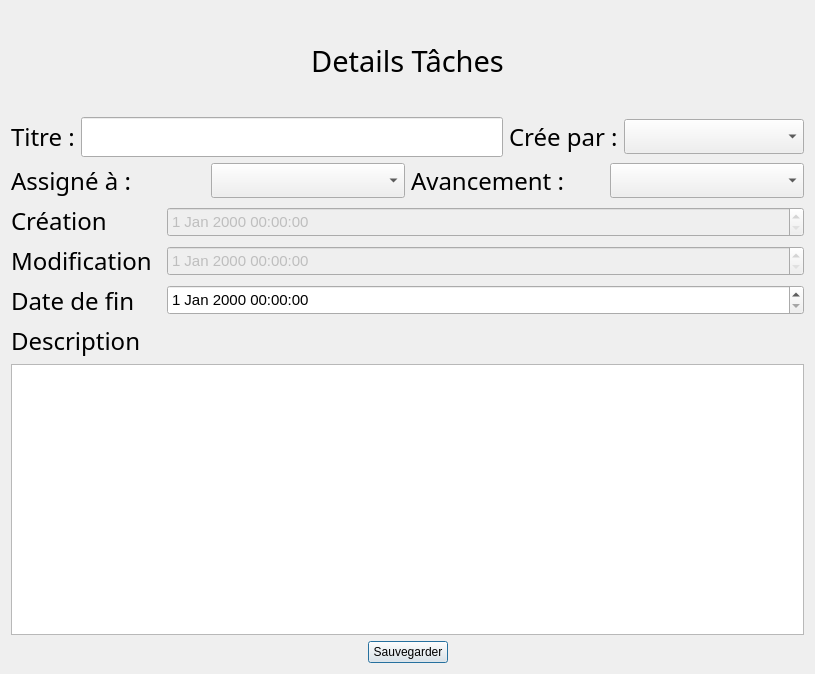
<?xml version="1.0" encoding="UTF-8"?>
<ui version="4.0">
 <class>FormUpdTodo</class>
 <widget class="QDialog" name="FormUpdTodo">
  <property name="geometry">
   <rect>
    <x>0</x>
    <y>0</y>
    <width>815</width>
    <height>674</height>
   </rect>
  </property>
  <property name="windowTitle">
   <string>Dialog</string>
  </property>
  <layout class="QVBoxLayout" name="verticalLayout_4">
   <item>
    <widget class="QLabel" name="label">
     <property name="minimumSize">
      <size>
       <width>0</width>
       <height>100</height>
      </size>
     </property>
     <property name="font">
      <font>
       <family>SketchFlow Print</family>
       <pointsize>22</pointsize>
      </font>
     </property>
     <property name="text">
      <string>Details Tâches</string>
     </property>
     <property name="alignment">
      <set>Qt::AlignCenter</set>
     </property>
    </widget>
   </item>
   <item>
    <layout class="QHBoxLayout" name="horizontalLayout_2">
     <item>
      <widget class="QLabel" name="label_2">
       <property name="font">
        <font>
         <family>Microsoft Yi Baiti</family>
         <pointsize>18</pointsize>
        </font>
       </property>
       <property name="text">
        <string>Titre :</string>
       </property>
      </widget>
     </item>
     <item>
      <widget class="QLineEdit" name="titleTicket">
       <property name="minimumSize">
        <size>
         <width>400</width>
         <height>40</height>
        </size>
       </property>
       <property name="font">
        <font>
         <pointsize>11</pointsize>
        </font>
       </property>
      </widget>
     </item>
     <item>
      <widget class="QLabel" name="label_10">
       <property name="font">
        <font>
         <family>Microsoft Yi Baiti</family>
         <pointsize>18</pointsize>
        </font>
       </property>
       <property name="text">
        <string>Crée par :</string>
       </property>
      </widget>
     </item>
     <item>
      <widget class="QComboBox" name="createComboBox">
       <property name="minimumSize">
        <size>
         <width>180</width>
         <height>35</height>
        </size>
       </property>
       <property name="font">
        <font>
         <pointsize>11</pointsize>
        </font>
       </property>
      </widget>
     </item>
    </layout>
   </item>
   <item>
    <layout class="QHBoxLayout" name="horizontalLayout">
     <item>
      <widget class="QLabel" name="label_5">
       <property name="font">
        <font>
         <family>Microsoft Yi Baiti</family>
         <pointsize>18</pointsize>
        </font>
       </property>
       <property name="text">
        <string>Assigné à :</string>
       </property>
      </widget>
     </item>
     <item>
      <widget class="QComboBox" name="usrComboBox">
       <property name="minimumSize">
        <size>
         <width>180</width>
         <height>35</height>
        </size>
       </property>
       <property name="font">
        <font>
         <pointsize>11</pointsize>
        </font>
       </property>
      </widget>
     </item>
     <item>
      <widget class="QLabel" name="label_6">
       <property name="font">
        <font>
         <family>Microsoft Yi Baiti</family>
         <pointsize>18</pointsize>
        </font>
       </property>
       <property name="text">
        <string>Avancement :</string>
       </property>
      </widget>
     </item>
     <item>
      <widget class="QComboBox" name="etatComboBox">
       <property name="minimumSize">
        <size>
         <width>180</width>
         <height>35</height>
        </size>
       </property>
       <property name="font">
        <font>
         <pointsize>11</pointsize>
        </font>
       </property>
       <property name="frame">
        <bool>true</bool>
       </property>
      </widget>
     </item>
    </layout>
   </item>
   <item>
    <layout class="QHBoxLayout" name="horizontalLayout_3">
     <item>
      <layout class="QVBoxLayout" name="verticalLayout_3">
       <item>
        <widget class="QLabel" name="label_7">
         <property name="minimumSize">
          <size>
           <width>150</width>
           <height>0</height>
          </size>
         </property>
         <property name="maximumSize">
          <size>
           <width>150</width>
           <height>16777215</height>
          </size>
         </property>
         <property name="font">
          <font>
           <family>Microsoft Yi Baiti</family>
           <pointsize>18</pointsize>
          </font>
         </property>
         <property name="text">
          <string>Création</string>
         </property>
        </widget>
       </item>
       <item>
        <widget class="QLabel" name="label_8">
         <property name="minimumSize">
          <size>
           <width>150</width>
           <height>0</height>
          </size>
         </property>
         <property name="maximumSize">
          <size>
           <width>150</width>
           <height>16777215</height>
          </size>
         </property>
         <property name="font">
          <font>
           <family>Microsoft Yi Baiti</family>
           <pointsize>18</pointsize>
          </font>
         </property>
         <property name="text">
          <string>Modification</string>
         </property>
        </widget>
       </item>
       <item>
        <widget class="QLabel" name="label_9">
         <property name="minimumSize">
          <size>
           <width>150</width>
           <height>0</height>
          </size>
         </property>
         <property name="maximumSize">
          <size>
           <width>150</width>
           <height>16777215</height>
          </size>
         </property>
         <property name="font">
          <font>
           <family>Microsoft Yi Baiti</family>
           <pointsize>18</pointsize>
          </font>
         </property>
         <property name="text">
          <string>Date de fin</string>
         </property>
        </widget>
       </item>
      </layout>
     </item>
     <item>
      <layout class="QVBoxLayout" name="verticalLayout_2">
       <item>
        <widget class="QDateTimeEdit" name="dateCrea">
         <property name="enabled">
          <bool>false</bool>
         </property>
         <property name="minimumSize">
          <size>
           <width>200</width>
           <height>30</height>
          </size>
         </property>
         <property name="font">
          <font>
           <pointsize>11</pointsize>
          </font>
         </property>
        </widget>
       </item>
       <item>
        <widget class="QDateTimeEdit" name="dateModif">
         <property name="enabled">
          <bool>false</bool>
         </property>
         <property name="minimumSize">
          <size>
           <width>200</width>
           <height>30</height>
          </size>
         </property>
         <property name="font">
          <font>
           <pointsize>11</pointsize>
          </font>
         </property>
        </widget>
       </item>
       <item>
        <widget class="QDateTimeEdit" name="dateEnd">
         <property name="enabled">
          <bool>true</bool>
         </property>
         <property name="minimumSize">
          <size>
           <width>200</width>
           <height>30</height>
          </size>
         </property>
         <property name="font">
          <font>
           <pointsize>11</pointsize>
          </font>
         </property>
        </widget>
       </item>
      </layout>
     </item>
    </layout>
   </item>
   <item>
    <layout class="QVBoxLayout" name="verticalLayout">
     <item>
      <widget class="QLabel" name="label_3">
       <property name="font">
        <font>
         <family>Microsoft Yi Baiti</family>
         <pointsize>18</pointsize>
        </font>
       </property>
       <property name="text">
        <string>Description</string>
       </property>
      </widget>
     </item>
     <item>
      <widget class="QTextEdit" name="description"/>
     </item>
    </layout>
   </item>
   <item>
    <layout class="QHBoxLayout" name="horizontalLayout_4">
     <item>
      <spacer name="horizontalSpacer_2">
       <property name="orientation">
        <enum>Qt::Horizontal</enum>
       </property>
       <property name="sizeHint" stdset="0">
        <size>
         <width>40</width>
         <height>20</height>
        </size>
       </property>
      </spacer>
     </item>
     <item>
      <widget class="QPushButton" name="save">
       <property name="text">
        <string>Sauvegarder</string>
       </property>
      </widget>
     </item>
     <item>
      <spacer name="horizontalSpacer">
       <property name="orientation">
        <enum>Qt::Horizontal</enum>
       </property>
       <property name="sizeHint" stdset="0">
        <size>
         <width>40</width>
         <height>20</height>
        </size>
       </property>
      </spacer>
     </item>
    </layout>
   </item>
  </layout>
 </widget>
 <resources/>
 <connections/>
</ui>
